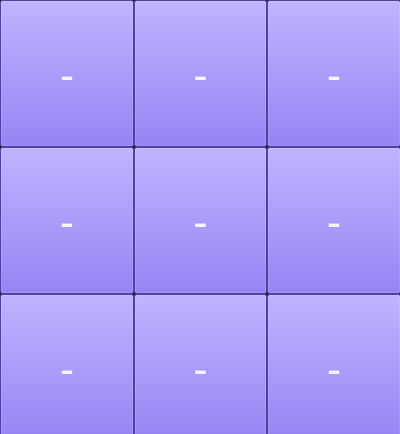
<?xml version="1.0" encoding="UTF-8"?>
<ui version="4.0">
 <class>MainWindow</class>
 <widget class="QMainWindow" name="MainWindow">
  <property name="geometry">
   <rect>
    <x>0</x>
    <y>0</y>
    <width>400</width>
    <height>434</height>
   </rect>
  </property>
  <property name="windowTitle">
   <string>Tic-Tac-Toe</string>
  </property>
  <property name="styleSheet">
   <string notr="true">background-color: #202020;  color: whitesmoke</string>
  </property>
  <widget class="QWidget" name="centralwidget">
   <widget class="QWidget" name="gridLayoutWidget">
    <property name="geometry">
     <rect>
      <x>0</x>
      <y>0</y>
      <width>401</width>
      <height>441</height>
     </rect>
    </property>
    <layout class="QGridLayout" name="gridLayout">
     <property name="spacing">
      <number>0</number>
     </property>
     <item row="1" column="1">
      <widget class="QPushButton" name="btn_4">
       <property name="sizePolicy">
        <sizepolicy hsizetype="Minimum" vsizetype="Expanding">
         <horstretch>0</horstretch>
         <verstretch>0</verstretch>
        </sizepolicy>
       </property>
       <property name="font">
        <font>
         <family>Segoe UI Variable Text Semibold</family>
         <pointsize>32</pointsize>
        </font>
       </property>
       <property name="styleSheet">
        <string notr="true">color: whitesmoke; background-color: #7158e2</string>
       </property>
       <property name="text">
        <string>-</string>
       </property>
      </widget>
     </item>
     <item row="0" column="0">
      <widget class="QPushButton" name="btn_0">
       <property name="sizePolicy">
        <sizepolicy hsizetype="Minimum" vsizetype="Expanding">
         <horstretch>0</horstretch>
         <verstretch>0</verstretch>
        </sizepolicy>
       </property>
       <property name="font">
        <font>
         <family>Segoe UI Variable Text Semibold</family>
         <pointsize>32</pointsize>
        </font>
       </property>
       <property name="styleSheet">
        <string notr="true">color: whitesmoke; background-color: #7158e2</string>
       </property>
       <property name="text">
        <string>-</string>
       </property>
      </widget>
     </item>
     <item row="1" column="0">
      <widget class="QPushButton" name="btn_3">
       <property name="sizePolicy">
        <sizepolicy hsizetype="Minimum" vsizetype="Expanding">
         <horstretch>0</horstretch>
         <verstretch>0</verstretch>
        </sizepolicy>
       </property>
       <property name="font">
        <font>
         <family>Segoe UI Variable Text Semibold</family>
         <pointsize>32</pointsize>
        </font>
       </property>
       <property name="styleSheet">
        <string notr="true">color: whitesmoke; background-color: #7158e2</string>
       </property>
       <property name="text">
        <string>-</string>
       </property>
      </widget>
     </item>
     <item row="0" column="2">
      <widget class="QPushButton" name="btn_2">
       <property name="sizePolicy">
        <sizepolicy hsizetype="Minimum" vsizetype="Expanding">
         <horstretch>0</horstretch>
         <verstretch>0</verstretch>
        </sizepolicy>
       </property>
       <property name="font">
        <font>
         <family>Segoe UI Variable Text Semibold</family>
         <pointsize>32</pointsize>
        </font>
       </property>
       <property name="styleSheet">
        <string notr="true">color: whitesmoke; background-color: #7158e2</string>
       </property>
       <property name="text">
        <string>-</string>
       </property>
      </widget>
     </item>
     <item row="1" column="2">
      <widget class="QPushButton" name="btn_5">
       <property name="sizePolicy">
        <sizepolicy hsizetype="Minimum" vsizetype="Expanding">
         <horstretch>0</horstretch>
         <verstretch>0</verstretch>
        </sizepolicy>
       </property>
       <property name="font">
        <font>
         <family>Segoe UI Variable Text Semibold</family>
         <pointsize>32</pointsize>
        </font>
       </property>
       <property name="styleSheet">
        <string notr="true">color: whitesmoke; background-color: #7158e2</string>
       </property>
       <property name="text">
        <string>-</string>
       </property>
      </widget>
     </item>
     <item row="0" column="1">
      <widget class="QPushButton" name="btn_1">
       <property name="sizePolicy">
        <sizepolicy hsizetype="Minimum" vsizetype="Expanding">
         <horstretch>0</horstretch>
         <verstretch>0</verstretch>
        </sizepolicy>
       </property>
       <property name="font">
        <font>
         <family>Segoe UI Variable Text Semibold</family>
         <pointsize>32</pointsize>
        </font>
       </property>
       <property name="styleSheet">
        <string notr="true">color: whitesmoke; background-color: #7158e2</string>
       </property>
       <property name="text">
        <string>-</string>
       </property>
      </widget>
     </item>
     <item row="2" column="0">
      <widget class="QPushButton" name="btn_6">
       <property name="sizePolicy">
        <sizepolicy hsizetype="Minimum" vsizetype="Expanding">
         <horstretch>0</horstretch>
         <verstretch>0</verstretch>
        </sizepolicy>
       </property>
       <property name="font">
        <font>
         <family>Segoe UI Variable Text Semibold</family>
         <pointsize>32</pointsize>
        </font>
       </property>
       <property name="styleSheet">
        <string notr="true">color: whitesmoke; background-color: #7158e2</string>
       </property>
       <property name="text">
        <string>-</string>
       </property>
      </widget>
     </item>
     <item row="2" column="1">
      <widget class="QPushButton" name="btn_7">
       <property name="sizePolicy">
        <sizepolicy hsizetype="Minimum" vsizetype="Expanding">
         <horstretch>0</horstretch>
         <verstretch>0</verstretch>
        </sizepolicy>
       </property>
       <property name="font">
        <font>
         <family>Segoe UI Variable Text Semibold</family>
         <pointsize>32</pointsize>
        </font>
       </property>
       <property name="styleSheet">
        <string notr="true">color: whitesmoke; background-color: #7158e2</string>
       </property>
       <property name="text">
        <string>-</string>
       </property>
      </widget>
     </item>
     <item row="2" column="2">
      <widget class="QPushButton" name="btn_8">
       <property name="sizePolicy">
        <sizepolicy hsizetype="Minimum" vsizetype="Expanding">
         <horstretch>0</horstretch>
         <verstretch>0</verstretch>
        </sizepolicy>
       </property>
       <property name="font">
        <font>
         <family>Segoe UI Variable Text Semibold</family>
         <pointsize>32</pointsize>
        </font>
       </property>
       <property name="styleSheet">
        <string notr="true">color: whitesmoke; background-color: #7158e2</string>
       </property>
       <property name="text">
        <string>-</string>
       </property>
      </widget>
     </item>
    </layout>
   </widget>
  </widget>
 </widget>
 <resources/>
 <connections/>
</ui>
